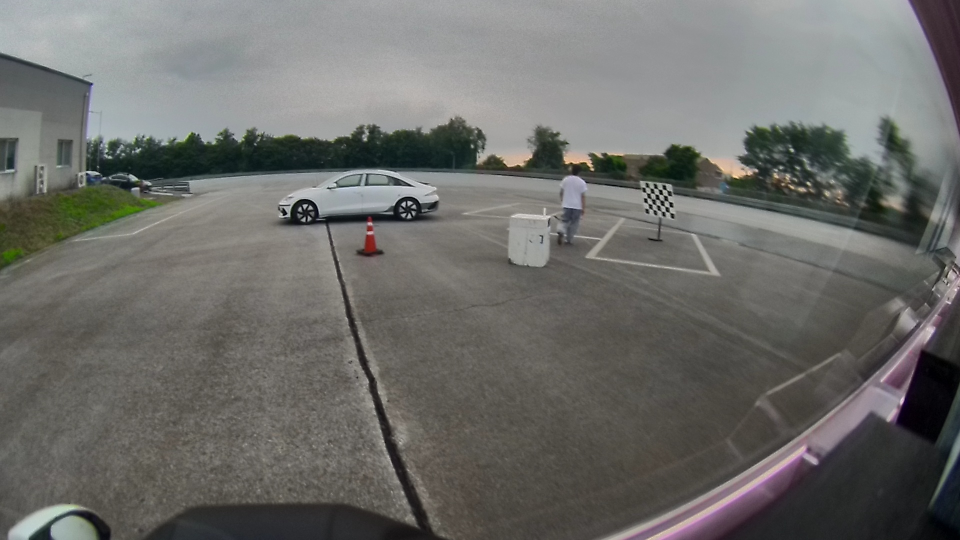
//> input picture 000045.png, 1920 x 1080 px (shown at 1/2 size)
$ ./main   (built with g++ and OpenCV 4)
//> lines starting //> are read from the running program, lines starting //| are printed output that depends on the picture
//> further down, src1 is the input picture: 1080 rows x 1920 cols, CV_8UC3; mean B, G, R 105.1, 108.4, 108.3
### corealgmatlab.h
#pragma once

#include "opencv2/opencv.hpp"
enum ConvolutionType {
	/* Return the full convolution, including border */
	CONVOLUTION_FULL,

	/* Return only the part that corresponds to the original image */
	CONVOLUTION_SAME,
	/* Return only the submatrix containing elements that were not influenced by the border */
	CONVOLUTION_VALID
};

class corealgmatlab
{
public:
	corealgmatlab();
	~corealgmatlab();
	static 	cv::Mat conv2(const cv::Mat &img, const cv::Mat& ikernel, ConvolutionType type);
};

### ChessboradStruct.h
/*  Copyright 2017 onlyliu(997737609@qq.com).                             */
/*                                                                        */
/*  Automatic Camera and Range Sensor Calibration using a single Shot     */
/*  this project realize the papar: Automatic Camera and Range Sensor     */
/*  Calibration using a single Shot                                       */

#pragma once

#include "opencv2/opencv.hpp"
#include <vector>
#include "HeaderCB.h"

class ChessboradStruct
{
public:
	ChessboradStruct();
	~ChessboradStruct();

	cv::Mat initChessboard(Corners& corners, int idx);
	void chessboardsFromCorners(Corners& corners, std::vector<cv::Mat>& chessboards, float lamda = 0.5);
	int directionalNeighbor(int idx, cv::Vec2f v, cv::Mat chessboard, Corners& corners, int& neighbor_idx, float& min_dist);
	float chessboardEnergy(cv::Mat chessboard, Corners& corners);
	void predictCorners(std::vector<cv::Vec2f>& p1, std::vector<cv::Vec2f>& p2, std::vector<cv::Vec2f>& p3, std::vector<cv::Vec2f>& pred);
	cv::Mat growChessboard(cv::Mat chessboard, Corners& corners, int border_type);
	void assignClosestCorners(std::vector<cv::Vec2f>&cand, std::vector<cv::Vec2f>&pred, std::vector<int> &idx);
	void drawchessboard(cv::Mat img, Corners& corners, std::vector<cv::Mat>& chessboards, char * title = "chessboard", int t = 0, cv::Rect rect = cv::Rect(0,0,0,0));

	cv::Mat chessboard;
	float m_lamda;

};

### HeaderCB.h
/*  Copyright 2017 onlyliu(997737609@qq.com).                                */
/*                                                                        */
/*  part of source code come from https://github.com/qibao77/cornerDetect */
/*  Automatic Camera and Range Sensor Calibration using a single Shot     */
/*  this project realize the papar: Automatic Camera and Range Sensor     */
/*  Calibration using a single Shot                                       */
#pragma once

#include "opencv2/opencv.hpp"
#include <vector>
#include "stdio.h"

#define logd std::printf;

struct Corners
{
	std::vector<cv::Point2f> p;
	std::vector<cv::Vec2f> v1;
	std::vector<cv::Vec2f> v2;
	std::vector<float> score;
} ;


struct ConerInfo
{
	cv::Point2f p;
	int chessidx;
	int row, col;
	int idx;
	float x, y;
	bool vaild;
	int neardiskidx;
	float nearestdiskdistance;

        ConerInfo operator=(const ConerInfo& value)
	{
		p = value.p;
		chessidx = value.chessidx;
		row = value.row;
		col = value.col;
		idx = value.idx;
		x = value.x;
		y = value.y;
		vaild = value.vaild;
		neardiskidx = value.neardiskidx;
		nearestdiskdistance = value.nearestdiskdistance;

		return *this;
	}
	// [6 lines left out: function ConerInfo, not called in this run]

};
struct ImageChessesStruct
{
        std::vector<std::vector<cv::Point2f> > flagpostion;
        std::vector<std::vector<std::vector<int> > > idxconersflags;
	std::vector<int>choosecorneri;

	cv::Rect rt;
	int cbnum;
        std::vector<std::vector<ConerInfo> > chesscorners;
	bool flagbeginfromzero;
        ImageChessesStruct& operator=( ImageChessesStruct& value)
	{
		cbnum = value.cbnum;
		chesscorners = value.chesscorners;
		return *this;
	}

};

### CornerDetAC.h
/*  Copyright 2017 onlyliu(997737609@qq.com).                                */
/*                                                                        */
/*  part of source code come from https://github.com/qibao77/cornerDetect */
/*  Automatic Camera and Range Sensor Calibration using a single Shot     */
/*  this project realize the papar: Automatic Camera and Range Sensor     */
/*  Calibration using a single Shot                                       */


#pragma once

#include "opencv2/opencv.hpp"
#include <iostream>
#include <vector>

#include "HeaderCB.h"

#if 1
#define  mtype CV_32F
#define  dtype  float
#else
#define  mtype CV_64F
#define dtype  double
#endif

class CornerDetAC
{
public:
	CornerDetAC();
	~CornerDetAC();
	CornerDetAC(cv::Mat img);
	void detectCorners(cv::Mat &Src, std::vector<cv::Point> &resultCornors, Corners& mcorners, dtype scoreThreshold, bool isrefine = true);
	void chessboardsFromCorners(std::vector<std::vector<cv::Point2f>>chessboards);
private:

	dtype normpdf(dtype dist, dtype mu, dtype sigma);

	void getMin(cv::Mat src1, cv::Mat src2, cv::Mat &dst);

	void getMax(cv::Mat src1, cv::Mat src2, cv::Mat &dst);

	void getImageAngleAndWeight(cv::Mat img, cv::Mat &imgDu, cv::Mat &imgDv, cv::Mat &imgAngle, cv::Mat &imgWeight);

	void edgeOrientations(cv::Mat imgAngle, cv::Mat imgWeight, int index);

	void findModesMeanShift(std::vector<dtype> hist, std::vector<dtype> &hist_smoothed, std::vector<std::pair<dtype, int>> &modes, dtype sigma);

	void scoreCorners(cv::Mat img, cv::Mat imgAngle, cv::Mat imgWeight, std::vector<cv::Point2f> &cornors, std::vector<int> radius, std::vector<float> &score);

	void cornerCorrelationScore(cv::Mat img, cv::Mat imgWeight, std::vector<cv::Point2f> cornersEdge, float &score);

	void refineCorners(std::vector<cv::Point2f> &cornors, cv::Mat imgDu, cv::Mat imgDv, cv::Mat imgAngle, cv::Mat imgWeight, float radius);

	void createkernel(float angle1, float angle2, int kernelSize, cv::Mat &kernelA, cv::Mat &kernelB, cv::Mat &kernelC, cv::Mat &kernelD);

	void nonMaximumSuppression(cv::Mat& inputCorners, std::vector<cv::Point2f>& outputCorners, int patchSize, dtype threshold, int margin);
	float norm2d(cv::Point2f o);
	std::vector<cv::Point2f> templateProps;
	std::vector<int> radius;
	std::vector<cv::Point2f> cornerPoints;
	std::vector<std::vector<dtype>> cornersEdge1;
	std::vector<std::vector<dtype> > cornersEdge2;
	std::vector<cv::Point2f* > cornerPointsRefined;

};

### corealgmatlab.cpp
/*  Copyright 2017 onlyliu(997737609@qq.com).                             */
/*                                                                        */
/*  part of source code come from https://github.com/qibao77/cornerDetect */
/*  Automatic Camera and Range Sensor Calibration using a single Shot     */
/*  this project realize the papar: Automatic Camera and Range Sensor     */
/*  Calibration using a single Shot                                       */

#include "corealgmatlab.h"

using namespace cv;

corealgmatlab::corealgmatlab()
{
}


corealgmatlab::~corealgmatlab()
{
}
Mat corealgmatlab::conv2(const Mat &img, const Mat& ikernel, ConvolutionType type)
{
	Mat dest;
	Mat kernel;
	flip(ikernel, kernel, -1);
	Mat source = img;
	if (CONVOLUTION_FULL == type)
	{
		source = Mat();
		const int additionalRows = kernel.rows - 1, additionalCols = kernel.cols - 1;
		copyMakeBorder(img, source, (additionalRows + 1) / 2, additionalRows / 2, (additionalCols + 1) / 2, additionalCols / 2, BORDER_CONSTANT, Scalar(0));
	}
	Point anchor(kernel.cols - kernel.cols / 2 - 1, kernel.rows - kernel.rows / 2 - 1);
	int borderMode = BORDER_CONSTANT;
	filter2D(source, dest, img.depth(), kernel, anchor, 0, borderMode);

	if (CONVOLUTION_VALID == type)
	{
		dest = dest.colRange((kernel.cols - 1) / 2, dest.cols - kernel.cols / 2).rowRange((kernel.rows - 1) / 2, dest.rows - kernel.rows / 2);
	}
	return dest;
}

### ChessboradStruct.cpp
/*  Copyright 2017 onlyliu(997737609@qq.com).                             */
/*                                                                        */
/*  Automatic Camera and Range Sensor Calibration using a single Shot     */
/*  this project realize the papar: Automatic Camera and Range Sensor     */
/*  Calibration using a single Shot                                       */

#include "ChessboradStruct.h"
#include <fstream>
#include <limits>
#include<numeric>

#define BOLDBLUE    "\033[1m\033[34m"      /* Bold Blue */

ChessboradStruct::ChessboradStruct()
{

}

ChessboradStruct::~ChessboradStruct()
{

}

// [721 lines left out: functions distv, mean_l, stdev_l, stdevmean, directionalNeighbor, initChessboard and 5 more, not called in this run]
#define BOLDGREEN   "\033[1m\033[32m"      /* Bold Green */
// [37 lines left out: function drawchessboard, not called in this run]

### CornerDetAC.cpp
/*  Copyright 2017 onlyliu(997737609@qq.com).                                */
/*                                                                        */
/*  part of source code come from https://github.com/qibao77/cornerDetect */
/*  Automatic Camera and Range Sensor Calibration using a single Shot     */
/*  this project realize the papar: Automatic Camera and Range Sensor     */
/*  Calibration using a single Shot                                       */


#include "CornerDetAC.h"
#include "corealgmatlab.h"


using namespace cv;
using namespace std;

//#define show_

CornerDetAC::CornerDetAC()
{
}


CornerDetAC::~CornerDetAC()
{
}
CornerDetAC::CornerDetAC(cv::Mat img)
{
	//3 scales
	radius.push_back(4);
	radius.push_back(8);
	radius.push_back(12);

	templateProps.push_back(Point2f((dtype)0, (dtype)CV_PI / 2));
	templateProps.push_back(Point2f((dtype)CV_PI / 4, (dtype)-CV_PI / 4));
	templateProps.push_back(Point2f((dtype)0, (dtype)CV_PI / 2));
	templateProps.push_back(Point2f((dtype)CV_PI / 4, (dtype)-CV_PI / 4));
	templateProps.push_back(Point2f((dtype)0, (dtype)CV_PI / 2));
	templateProps.push_back(Point2f((dtype)CV_PI / 4, (dtype)-CV_PI / 4));
}

//Normal probability density function (pdf).
dtype CornerDetAC::normpdf(dtype dist, dtype mu, dtype sigma)
{
	dtype s = exp(-0.5*(dist - mu)*(dist - mu) / (sigma*sigma));
	s = s / (std::sqrt(2 * CV_PI)*sigma);
	return s;
}


//**************************生成核*****************************//
//angle代表核类型：45度核和90度核
//kernelSize代表核大小（最终生成的核的大小为kernelSize*2+1）
//kernelA...kernelD是生成的核
//*************************************************************************//
void CornerDetAC::createkernel(float angle1, float angle2, int kernelSize, Mat &kernelA, Mat &kernelB, Mat &kernelC, Mat &kernelD)
{

	int width = (int)kernelSize * 2 + 1;
	int height = (int)kernelSize * 2 + 1;
	kernelA = cv::Mat::zeros(height, width, mtype);
	kernelB = cv::Mat::zeros(height, width, mtype);
	kernelC = cv::Mat::zeros(height, width, mtype);
	kernelD = cv::Mat::zeros(height, width, mtype);

	for (int u = 0; u < width; ++u){
		for (int v = 0; v < height; ++v){
			dtype vec[] = { u - kernelSize, v - kernelSize };//相当于将坐标原点移动到核中心
			dtype dis = std::sqrt(vec[0] * vec[0] + vec[1] * vec[1]);//相当于计算到中心的距离
			dtype side1 = vec[0] * (-sin(angle1)) + vec[1] * cos(angle1);//相当于将坐标原点移动后的核进行旋转，以此产生四种核
			dtype side2 = vec[0] * (-sin(angle2)) + vec[1] * cos(angle2);//X=X0*cos+Y0*sin;Y=Y0*cos-X0*sin
			if (side1 <= -0.1&&side2 <= -0.1){
				kernelA.ptr<dtype>(v)[u] = normpdf(dis, 0, kernelSize / 2);
			}
			if (side1 >= 0.1&&side2 >= 0.1){
				kernelB.ptr<dtype>(v)[u] = normpdf(dis, 0, kernelSize / 2);
			}
			if (side1 <= -0.1&&side2 >= 0.1){
				kernelC.ptr<dtype>(v)[u] = normpdf(dis, 0, kernelSize / 2);
			}
			if (side1 >= 0.1&&side2 <= -0.1){
				kernelD.ptr<dtype>(v)[u] = normpdf(dis, 0, kernelSize / 2);
			}
		}
	}
	//std::cout << "kernelA:" << kernelA << endl << "kernelB:" << kernelB << endl
	//	<< "kernelC:" << kernelC<< endl << "kernelD:" << kernelD << endl;
	//归一化
	kernelA = kernelA / cv::sum(kernelA)[0];
	kernelB = kernelB / cv::sum(kernelB)[0];
	kernelC = kernelC / cv::sum(kernelC)[0];
	kernelD = kernelD / cv::sum(kernelD)[0];

}

//**************************//获取最小值*****************************//
//*************************************************************************//
void CornerDetAC::getMin(Mat src1, Mat src2, Mat &dst){
	int rowsLeft = src1.rows;
	int colsLeft = src1.cols;
	int rowsRight = src2.rows;
	int colsRight = src2.cols;
	if (rowsLeft != rowsRight || colsLeft != colsRight)return;

	int channels = src1.channels();

	int nr = rowsLeft;
	int nc = colsLeft;
	if (src1.isContinuous()){
		nc = nc*nr;
		nr = 1;
		//std::cout<<"continue"<<std::endl;
	}
	for (int i = 0; i < nr; i++){
		const dtype* dataLeft = src1.ptr<dtype>(i);
		const dtype* dataRight = src2.ptr<dtype>(i);
		dtype* dataResult = dst.ptr<dtype>(i);
		for (int j = 0; j < nc*channels; ++j){
			dataResult[j] = (dataLeft[j] < dataRight[j]) ? dataLeft[j] : dataRight[j];
		}
	}
}
//**************************//获取最大值*****************************//
//*************************************************************************//
void CornerDetAC::getMax(Mat src1, Mat src2, Mat &dst)
{
	int rowsLeft = src1.rows;
	int colsLeft = src1.cols;
	int rowsRight = src2.rows;
	int colsRight = src2.cols;
	if (rowsLeft != rowsRight || colsLeft != colsRight)return;

	int channels = src1.channels();

	int nr = rowsLeft;
	int nc = colsLeft;
	if (src1.isContinuous()){
		nc = nc*nr;
		nr = 1;
		//std::cout<<"continue"<<std::endl;
	}
	for (int i = 0; i < nr; i++){
		const dtype* dataLeft = src1.ptr<dtype>(i);
		const dtype* dataRight = src2.ptr<dtype>(i);
		dtype* dataResult = dst.ptr<dtype>(i);
		for (int j = 0; j < nc*channels; ++j){
			dataResult[j] = (dataLeft[j] >= dataRight[j]) ? dataLeft[j] : dataRight[j];
		}
	}
}
//获取梯度角度和权重
// [49 lines left out: function getImageAngleAndWeight, not called in this run]
//**************************非极大值抑制*****************************//
//inputCorners是输入角点，outputCorners是非极大值抑制后的角点
//threshold是设定的阈值
//margin是进行非极大值抑制时检查方块与输入矩阵边界的距离，patchSize是该方块的大小
//*************************************************************************//
void CornerDetAC::nonMaximumSuppression(Mat& inputCorners, vector<Point2f>& outputCorners, int patchSize, dtype threshold, int margin)
{
	if (inputCorners.size <= 0)
	{
		cout << "The imput mat is empty!" << endl; return;
	}
	for (int i = margin + patchSize; i <= inputCorners.cols - (margin + patchSize+1); i = i + patchSize + 1)//移动检查方块，每次移动一个方块的大小
	{
		for (int j = margin + patchSize; j <= inputCorners.rows - (margin + patchSize+1); j = j + patchSize + 1)
		{
			dtype maxVal = inputCorners.ptr<dtype>(j)[i];
			int maxX = i; int maxY = j;
			for (int m = i; m <= i + patchSize ; m++)//找出该检查方块中的局部最大值
			{
				for (int n = j; n <= j + patchSize ; n++)
				{
					dtype temp = inputCorners.ptr<dtype>(n)[m];
					if (temp > maxVal)
					{
						maxVal = temp; maxX = m; maxY = n;
					}
				}
			}
			if (maxVal < threshold)continue;//若该局部最大值小于阈值则不满足要求
			int flag = 0;
			for (int m = maxX - patchSize; m <= min(maxX + patchSize, inputCorners.cols - margin-1); m++)//二次检查
			{
				for (int n = maxY - patchSize; n <= min(maxY + patchSize, inputCorners.rows - margin-1); n++)
				{
					if (inputCorners.ptr<dtype>(n)[m]>maxVal && (m<i || m>i + patchSize || n<j || n>j + patchSize))
					{
						flag = 1; break;
					}
				}
				if (flag)break;
			}
			if (flag)continue;
			outputCorners.push_back(Point(maxX, maxY));
			std::vector<dtype> e1(2, 0.0);
			std::vector<dtype> e2(2, 0.0);
			cornersEdge1.push_back(e1);
			cornersEdge2.push_back(e2);
		}
	}
}

// [419 lines left out: functions cmp, findModesMeanShift, edgeOrientations, norm2d, refineCorners, cornerCorrelationScore and 1 more, not called in this run]


void CornerDetAC::detectCorners(Mat &Src, vector<Point> &resultCornors, Corners& mcorners,  dtype scoreThreshold, bool isrefine)
{
//> called with scoreThreshold = 0.01, isrefine = true
	Mat gray, imageNorm;
	gray = Mat(Src.size(), CV_8U);

	// convert to double grayscale image
	if (Src.channels() == 3)
	{
		cvtColor(Src, gray, COLOR_BGR2GRAY);
	}
	else
	{
		gray = Src.clone();
	}

	cv::GaussianBlur(gray, gray, cv::Size(9,9), 1.5);


	// scale input image
	normalize(gray, imageNorm, 0, 1, cv::NORM_MINMAX, mtype);
	//gray.convertTo(imageNorm, CV_32F, 1 / 255.0);

	// filter image
	Mat imgCorners = Mat::zeros(imageNorm.size(), mtype);

	Mat imgCornerA1(imageNorm.size(), mtype);
	Mat imgCornerB1(imageNorm.size(), mtype);
	Mat imgCornerC1(imageNorm.size(), mtype);
	Mat imgCornerD1(imageNorm.size(), mtype);

	Mat imgCornerA(imageNorm.size(), mtype);
	Mat imgCornerB(imageNorm.size(), mtype);
	Mat imgCorner1(imageNorm.size(), mtype);
	Mat imgCorner2(imageNorm.size(), mtype);
	Mat imgCornerMean(imageNorm.size(), mtype);

	std::cout << "begin filtering !" << std::endl;
	double t = (double)getTickCount();

	//#pragma omp parallel for num_threads(4)
	for (int i = 0; i < 6; i++)
	{
		Mat kernelA1, kernelB1, kernelC1, kernelD1;
		createkernel(templateProps[i].x, templateProps[i].y, radius[i / 2], kernelA1, kernelB1, kernelC1, kernelD1);//1.1 产生四种核

		//std::cout << "kernelA:" << kernelA1 << endl << "kernelB:" << kernelB1 << endl
		//	<< "kernelC:" << kernelC1 << endl << "kernelD:" << kernelD1 << endl;
		// filter image according with current template
#if 1
			imgCornerA1 = corealgmatlab::conv2(imageNorm, kernelA1, CONVOLUTION_SAME);
			imgCornerB1 = corealgmatlab::conv2(imageNorm, kernelB1, CONVOLUTION_SAME);
			imgCornerC1 = corealgmatlab::conv2(imageNorm, kernelC1, CONVOLUTION_SAME);
			imgCornerD1 = corealgmatlab::conv2(imageNorm, kernelD1, CONVOLUTION_SAME);
#else
		filter2D(imageNorm, imgCornerA1, mtype, kernelA1);//a1
		filter2D(imageNorm, imgCornerB1, mtype, kernelB1);//a2
		filter2D(imageNorm, imgCornerC1, mtype, kernelC1);//b1
		filter2D(imageNorm, imgCornerD1, mtype, kernelD1);//b2
#endif
		//compute mean
		imgCornerMean = (imgCornerA1 + imgCornerB1 + imgCornerC1 + imgCornerD1) / 4.0;//1.3 按照公式进行计算
		// case 1: a = white, b = black
		getMin(imgCornerA1 - imgCornerMean, imgCornerB1 - imgCornerMean, imgCornerA);
		getMin(imgCornerMean - imgCornerC1, imgCornerMean - imgCornerD1, imgCornerB);
		getMin(imgCornerA, imgCornerB, imgCorner1);
		// case 2: b = white, a = black
		getMin(imgCornerMean - imgCornerA1, imgCornerMean - imgCornerB1, imgCornerA);
		getMin(imgCornerC1 - imgCornerMean, imgCornerD1 - imgCornerMean, imgCornerB);
		getMin(imgCornerA, imgCornerB, imgCorner2);

		// update corner map
		getMax(imgCorners, imgCorner1, imgCorners);
		getMax(imgCorners, imgCorner2, imgCorners);
	}
//> this loop made 6 passes
//> pass 1, in conv2 (call 4), `filter2D(source, dest, img.depth(), kernel, anchor, 0, borderMode);`:
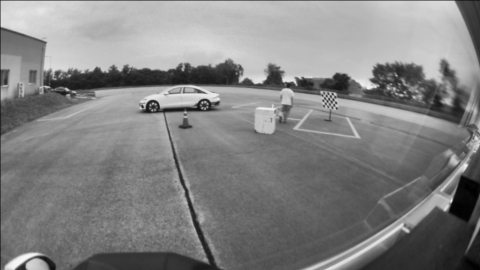
//> dest: 1080 rows x 1920 cols, CV_32FC1 (shown at 1/4 size); min 0, max 0.985, mean 0.513
//> after the loop:
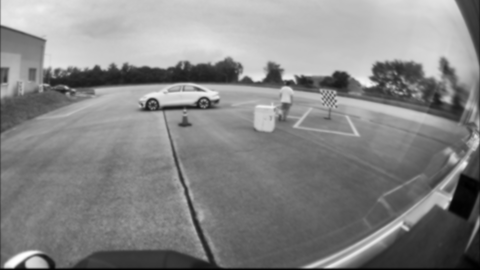
//> imgCornerA1: 1080 rows x 1920 cols, CV_32FC1 (shown at 1/4 size); min -4.21e-15, max 0.964, mean 0.509; drawn with min black and max white
//> after the loop:
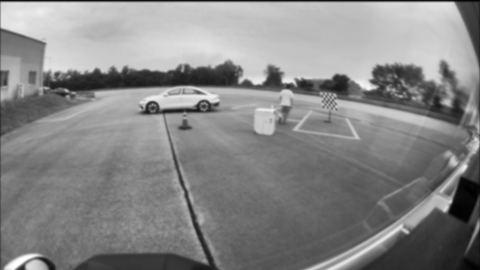
//> imgCornerB1: 1080 rows x 1920 cols, CV_32FC1 (shown at 1/4 size); min -2.46e-15, max 0.966, mean 0.512; drawn with min black and max white
//> after the loop:
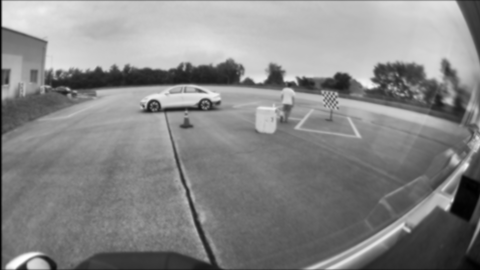
//> imgCornerC1: 1080 rows x 1920 cols, CV_32FC1 (shown at 1/4 size); min -5.33e-15, max 0.966, mean 0.512; drawn with min black and max white
//> after the loop:
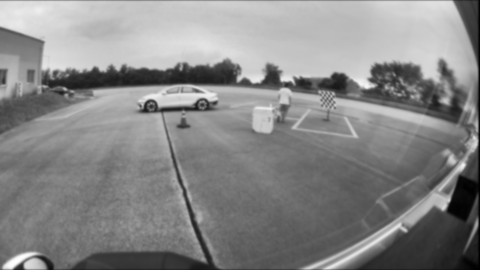
//> imgCornerD1: 1080 rows x 1920 cols, CV_32FC1 (shown at 1/4 size); min -3.29e-15, max 0.964, mean 0.511; drawn with min black and max white
//> after the loop:
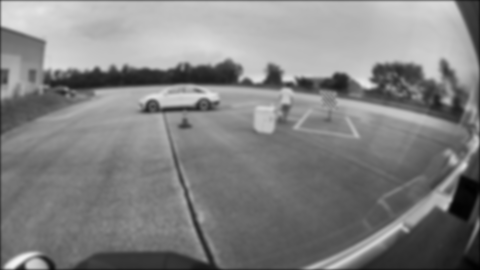
//> imgCornerMean: 1080 rows x 1920 cols, CV_32FC1 (shown at 1/4 size); min 0.00261, max 0.956, mean 0.511
//> after the loop:
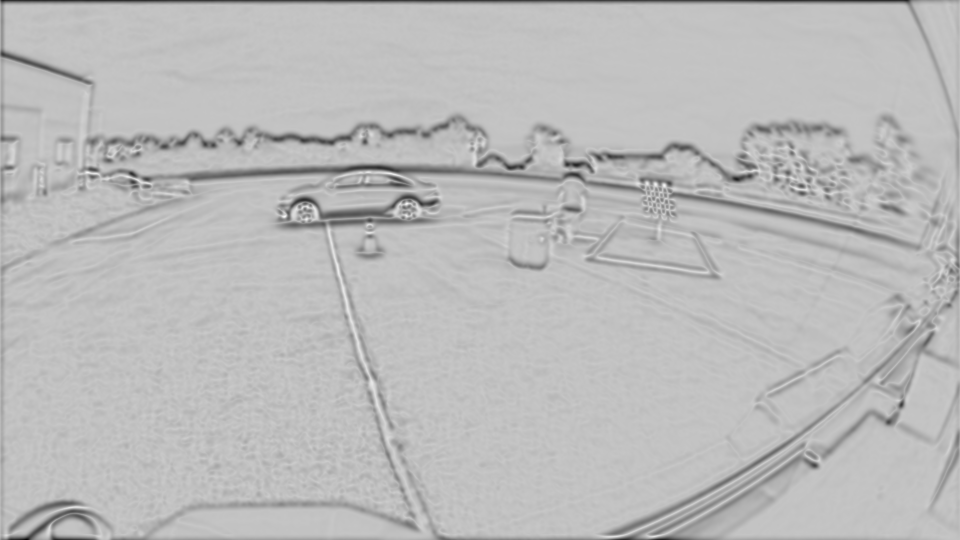
//> imgCornerA: 1080 rows x 1920 cols, CV_32FC1 (shown at 1/2 size); min -0.477, max 0.143, mean -0.023; drawn with min black and max white
//> (the rest of the program and of its run is left out)
